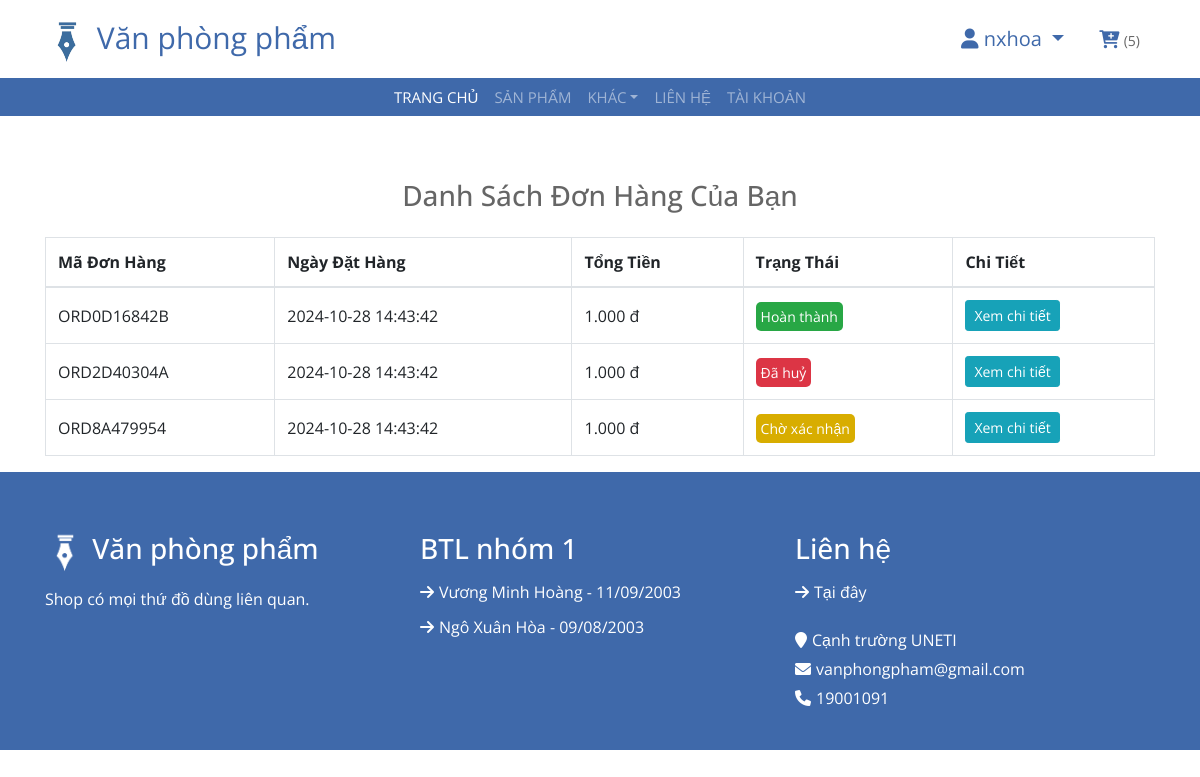
Screenshot of /don-hang (signed in) with the database file from the repository.
### tables this page shows
CREATE TABLE `order` (
  `OrderCode` varchar(15) NOT NULL,
  `CustomerId` int(11) NOT NULL,
  `OrderDate` datetime NOT NULL,
  `TotalAmount` decimal(8,2) NOT NULL,
  `OrderStatus` varchar(255) NOT NULL COMMENT '"Pending", "Completed", "Cancelled"',
  `ShippingAddress` text DEFAULT NULL
);

### core/View.php (called while the page is built, shortened)
<?php
class View
{
    public function render($view, $data = [], $layout = 'layouts/main')
    {
        if (file_exists(_DIR_ROOT . "/app/views/" . $view . ".php")) {
            require _DIR_ROOT . "/app/views/" . $view . ".php";
        } else {
            die("View không tồn tại: " . $view);
        }
    }
}

### core/Controller.php (called while the page is built, shortened)
<?php
class Controller
{
    protected $view;
    public function __construct()
    {
        $this->view = new View();
    }
    public function view($view, $data = [], $layout = 'layouts/main')
    {
        $this->view->render($view, $data, $layout);
    }
}

### app/controllers/CartController.php (called while the page is built, shortened)
<?php
class CartController extends Controller
{
    public function orders()
    {
        $params['breadcrumbs'] = $this->handelBreadCrumd();
        $userid =  $_SESSION['user']['ID'];
        $cartmodel = $this->model("Cart");
        $ordermodel = $this->model("Order");
        $params['totalcartitem'] = $cartmodel->CountCartItem($userid)[0]['totalcartitem'];
        $params['myorder'] = $ordermodel->GetOrdersByUserID($userid);
        $params['breadcrumbs'] = $this->handelBreadCrumd();
        $this->view('carts/order', $params, "layouts/_user");
    }
}

### index.php (called while the page is built, shortened)
<?php
$app = new App();

### core/Database.php (called while the page is built, shortened)
<?php
class Database
{
    private $connection;
    private function connect($host, $username, $password, $database, $port)
    {
        $this->connection = new mysqli($host, $username, $password, $database, $port);
    }
    public function select($query)
    {
        $result = $this->connection->query($query);
        $data = [];
        while ($row = $result->fetch_assoc()) {
            $data[] = $row;
        }
        return $data;
    }
}

### core/Model.php (called while the page is built, shortened)
<?php
require './core/Database.php';
class Model
{
    protected $db;
    public function __construct()
    {
        $this->db = new Database();
    }
    public function select($query)
    {
        return $this->db->select($query);
    }
}

### app/models/Order.php (called while the page is built, shortened)
<?php
class Order extends Model
{
    public function GetOrdersByUserID($userid)
    {
        $query = "SELECT * FROM `order` WHERE CustomerId = $userid ORDER BY OrderDate DESC";
        return $this->select($query);
    }
}

### app/views/carts/order.php (the view, shortened to what this page needs)
<div class="container mt-5">
    <h3 class="mb-4 text-center">Danh Sách Đơn Hàng Của Bạn</h3>
    <table class="table table-bordered order-table">
        <thead>
            <tr>
                <th>Mã Đơn Hàng</th>
                <th>Ngày Đặt Hàng</th>
                <th>Tổng Tiền</th>
                <th>Trạng Thái</th>
                <th>Chi Tiết</th>
            </tr>
        </thead>
        <tbody>
            <?php
            if (isset($myorder)) {
                $statusMap = [
                    'Completed' => 'completed',
                    'Cancelled' => 'cancelled',
                    'Pending' => 'pending',
                ];
                $arrstatus = array(
                    "Pending" => "Chờ xác nhận",
                    "Cancelled" => "Đã huỷ",
                    "Completed" => "Hoàn thành",
                );
                foreach ($myorder as $mo) {
                    $status = $statusMap[$mo['OrderStatus']];
            ?>
                    <tr>
                        <td><?php echo $mo['OrderCode'] ?></td>
                        <td><?php echo $mo['OrderDate'] ?></td>
                        <td><?php echo number_format($mo['TotalAmount'], 0, ',', '.') . ' đ'  ?></td>
                        <td><span class="order-status <?php echo $status ?>"><?php echo $arrstatus[$mo['OrderStatus']] ?></span></td>
                        <td><a href="<?php echo _WEB_ROOT ?>/chi-tiet-don-hang?orderCode=<?php echo $mo['OrderCode'] ?>" class="btn btn-info btn-sm">Xem chi tiết</a></td>
                    </tr>
            <?php
                }
            } else {
                echo ("Không có đơn hàng nào nha!");
            }
            ?>
        </tbody>
    </table>
</div>

### public/css/style.css (style rules this page uses)
body { color: #666666; font-family: "Open Sans", sans-serif; font-weight: 400; background: #ffffff; }
a { color: #3f69aa; transition: 0.5s; }
h1, h2, h3, h4, h5, h6 { color: #666666; margin: 0 0 15px 0; padding: 0; }

### app/views/carts/order.php (style rules this page uses)
.order-table td, .order-table th { vertical-align: middle; }
.order-status { padding: 5px; border-radius: 5px; font-size: 14px; }
.pending { background-color: #d8ad00; color: white; }
.completed { background-color: #28a745; color: white; }
.cancelled { background-color: #dc3545; color: white; }

### rows the page displays
order: OrderCode "ORD0D16842B", OrderDate "2024-10-28 14:43:42", TotalAmount "1.000", OrderStatus "Hoàn thành"
order: OrderCode "ORD2D40304A", OrderDate "2024-10-28 14:43:42", TotalAmount "1.000", OrderStatus "Đã huỷ"
order: OrderCode "ORD8A479954", OrderDate "2024-10-28 14:43:42", TotalAmount "1.000", OrderStatus "Chờ xác nhận"

### other values shown
$user['CustomerName'] "nxhoa"
$totalcartitem "5"
